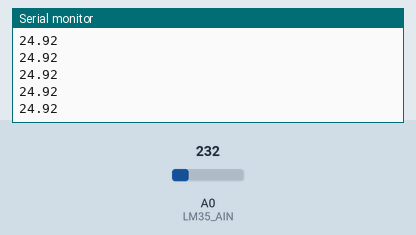
Recording of a sketch running on a simulated Arduino Uno, built with avr-gcc and run on an emulated ATmega328P. Shown: the last lines printed to the serial monitor. Inputs (shaded band) come from the test bench; at power-on: A0 (LM35_AIN) = 232.

Above: at 1.2 s.
1.3 s: A0 (LM35_AIN) set to 250
At 1.31 s:
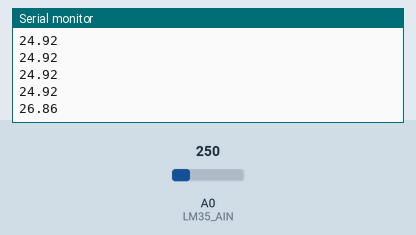
2.8 s: A0 (LM35_AIN) set to 266
At 2.82 s:
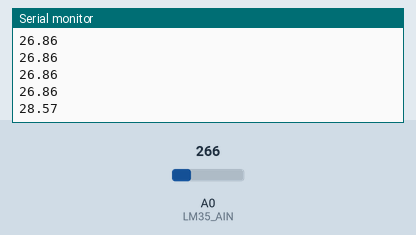
Timing chart, 0 to 5.8 s (numbered marks = the images above; inputs shaded):
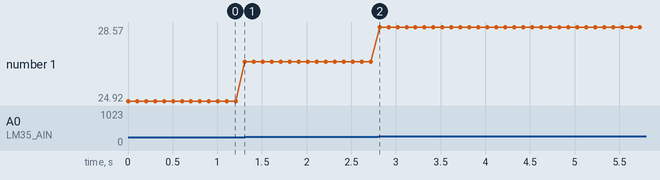

The sketch:

LM35_basic.ino
```cpp
// (licence header left out)
#define ADC_FSR		1.1	// Voltage reference for analog input; set to 1.1 V (INTERNAL) to improve the thermometer resolution
#define Q			(ADC_FSR/1024.0)	// ADC resolution [V/LSB]
#define K_LM35		Q/0.01	// transducer constant [°C/LSB]

#define	LM35_AIN	A0	// Analog input pin


void setup()
{
	Serial.begin(115200);
	analogReference(INTERNAL); // Switch the ADC reference input to the 1.1 V internal reference
	Serial.print("LM35 Thermometer resolution: ");
	Serial.print(K_LM35);
	Serial.println(" degC/LSB");
	Serial.println("temperature");
}

void loop()
{
	float temperature = K_LM35 * analogRead(LM35_AIN);
	Serial.println(temperature);
	delay(100);
}
```

Measured:
- after the input at 1.3 s, the serial monitor: prints a new line at once (image 1)
- after the input at 2.8 s, the serial monitor: prints a new line at once (image 2)
- plotted number 1: 24.92 → 26.86 after the input at 1.3 s, 26.86 → 28.57 after the input at 2.8 s
